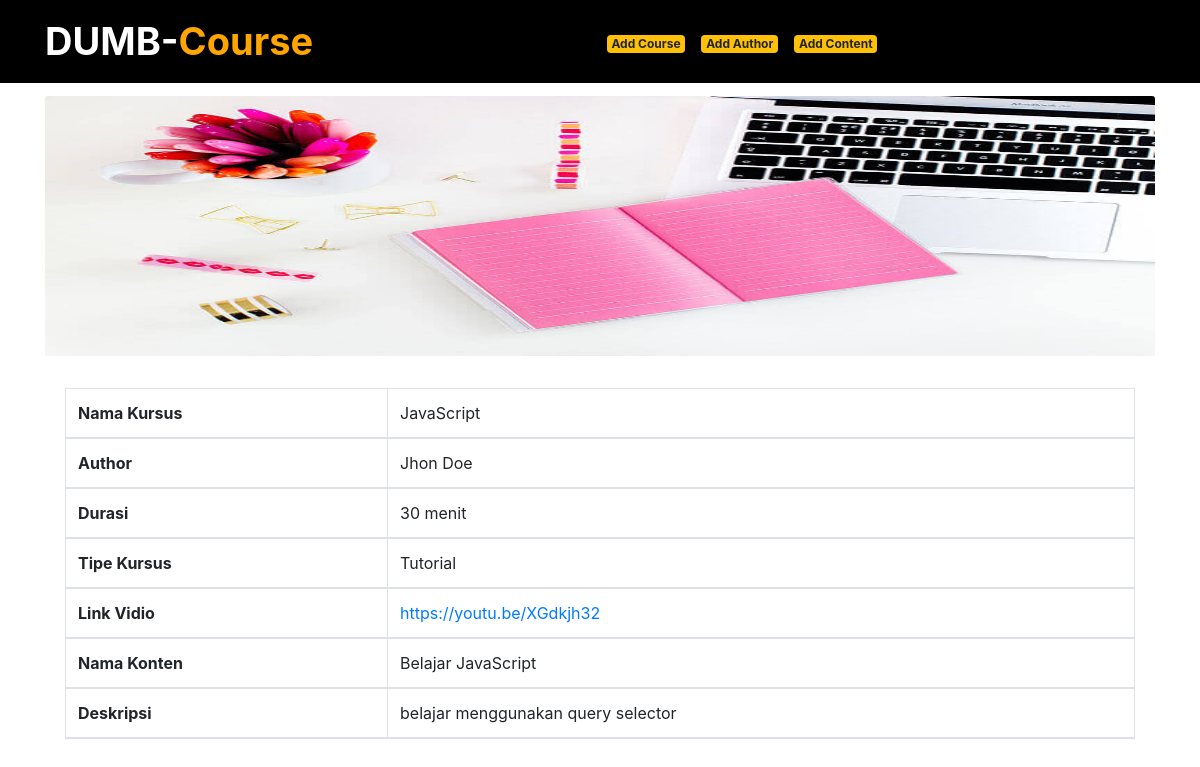
The app's page /detail.php?id=4 with its own data.
### tables this page shows
CREATE TABLE `author` (
  `id` int(11) NOT NULL AUTO_INCREMENT,
  `name_author` varchar(100) DEFAULT NULL,
  PRIMARY KEY (`id`)
);

CREATE TABLE `course` (
  `id` int(11) NOT NULL AUTO_INCREMENT,
  `name_course` varchar(100) DEFAULT NULL,
  `thumbnail` varchar(100) DEFAULT NULL,
  `id_author` int(5) DEFAULT NULL,
  `duration` varchar(100) DEFAULT NULL,
  `description` text DEFAULT NULL,
  PRIMARY KEY (`id`)
);

CREATE TABLE `content` (
  `id` int(11) NOT NULL AUTO_INCREMENT,
  `name_content` varchar(100) DEFAULT NULL,
  `video_link` varchar(100) DEFAULT NULL,
  `type` varchar(100) DEFAULT NULL,
  `id_course` int(5) DEFAULT NULL,
  PRIMARY KEY (`id`)
);

### detail.php (the view, shortened to what this page needs)
<?php include('header.php'); ?>
<?php
include 'koneksi.php';
$id = $_GET['id'];
$sql = mysqli_query($koneksi, "SELECT * FROM author INNER JOIN content  INNER JOIN course WHERE course.id=$id AND author.id=$id AND content.id=$id");
$row = mysqli_fetch_assoc($sql);
?>
<div class="container">
  <div class="row">
    <div class="col">
      <img src="img/<?= $row['thumbnail']; ?>" class="card-img-top detail-img" alt="course">
      <div class="card-body detail">
        <table class="table table-bordered">
          <thead>
            <tr>
              <th>Nama Kursus</th>
              <td><?= $row['name_course']; ?></td>
            </tr>
            <tr>
              <th>Author</th>
              <td><?= $row['name_author']; ?></td>
            </tr>
            <tr>
              <th>Durasi</th>
              <td><?= $row['duration']; ?></td>
            </tr>
            <tr>
              <th>Tipe Kursus</th>
              <td><?= $row['type']; ?></td>
            </tr>
            <tr>
              <th>Link Vidio</th>
              <td><a href="<?= $row['video_link']; ?>"><?= $row['video_link']; ?></a></td>
            </tr>
            <tr>
              <th>Nama Konten</th>
              <td><?= $row['name_content']; ?></td>
            </tr>
            <tr>
              <th>Deskripsi</th>
              <td><?= $row['description']; ?></td>
            </tr>
          </thead>
        </table>
      </div>
    </div>
  </div>
</div>

### style.css (style rules this page uses)
.card-img-top { width: 250px; height: 260px; }
.detail-img { width: 100%; }

### records on screen
author: course.thumbnail (picture), course.name_course "JavaScript", name_author "Jhon Doe", course.duration "30 menit", content.type "Tutorial", content.video_link "https://youtu.be/XGdkjh32", content.name_content "Belajar JavaScript", course.description "belajar menggunakan query selector"
